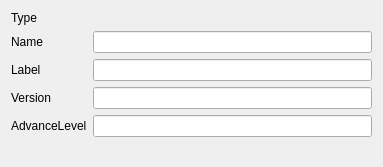
<?xml version="1.0" encoding="UTF-8"?>
<ui version="4.0">
 <class>ItemDefinitionForm</class>
 <widget class="QWidget" name="ItemDefinitionForm">
  <property name="geometry">
   <rect>
    <x>0</x>
    <y>0</y>
    <width>383</width>
    <height>167</height>
   </rect>
  </property>
  <property name="windowTitle">
   <string>Item Definition</string>
  </property>
  <layout class="QFormLayout" name="formLayout">
   <property name="fieldGrowthPolicy">
    <enum>QFormLayout::AllNonFixedFieldsGrow</enum>
   </property>
   <item row="0" column="0">
    <widget class="QLabel" name="label_4">
     <property name="text">
      <string>Type</string>
     </property>
    </widget>
   </item>
   <item row="0" column="1">
    <widget class="QLabel" name="laType">
     <property name="text">
      <string/>
     </property>
    </widget>
   </item>
   <item row="1" column="0">
    <widget class="QLabel" name="label">
     <property name="text">
      <string>Name</string>
     </property>
    </widget>
   </item>
   <item row="1" column="1">
    <widget class="QLineEdit" name="leName"/>
   </item>
   <item row="2" column="0">
    <widget class="QLabel" name="label_2">
     <property name="text">
      <string>Label</string>
     </property>
    </widget>
   </item>
   <item row="2" column="1">
    <widget class="QLineEdit" name="leLabel"/>
   </item>
   <item row="3" column="0">
    <widget class="QLabel" name="label_3">
     <property name="text">
      <string>Version</string>
     </property>
    </widget>
   </item>
   <item row="3" column="1">
    <widget class="QLineEdit" name="leVersion"/>
   </item>
   <item row="4" column="0">
    <widget class="QLabel" name="label_7">
     <property name="text">
      <string>AdvanceLevel</string>
     </property>
    </widget>
   </item>
   <item row="4" column="1">
    <widget class="QLineEdit" name="leAdvanceLevel"/>
   </item>
  </layout>
 </widget>
 <resources/>
 <connections/>
</ui>
